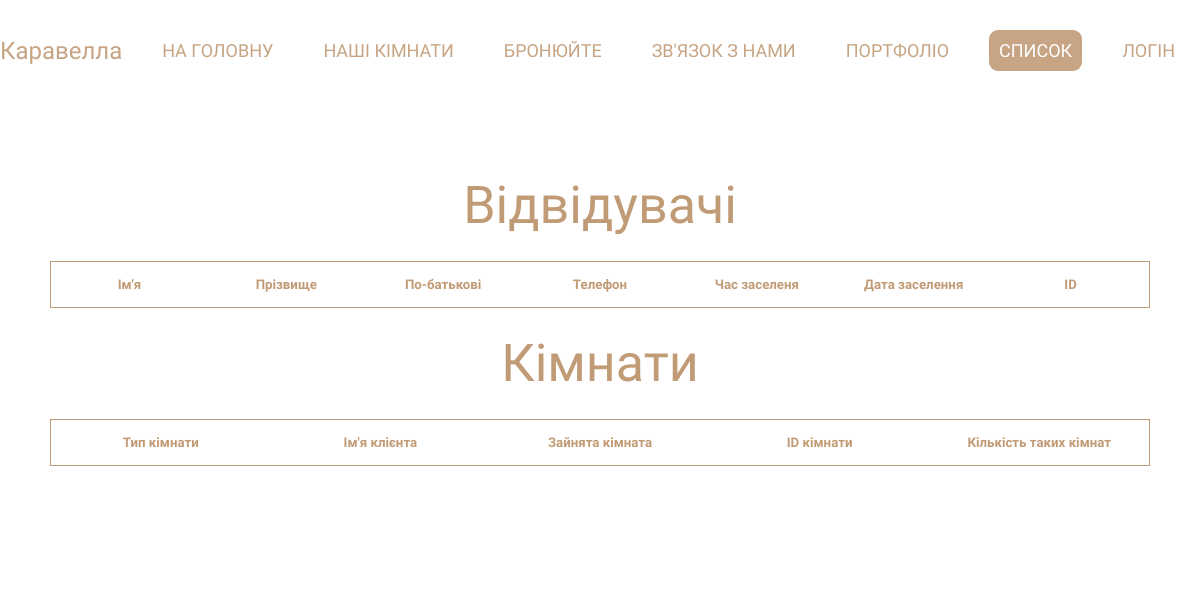
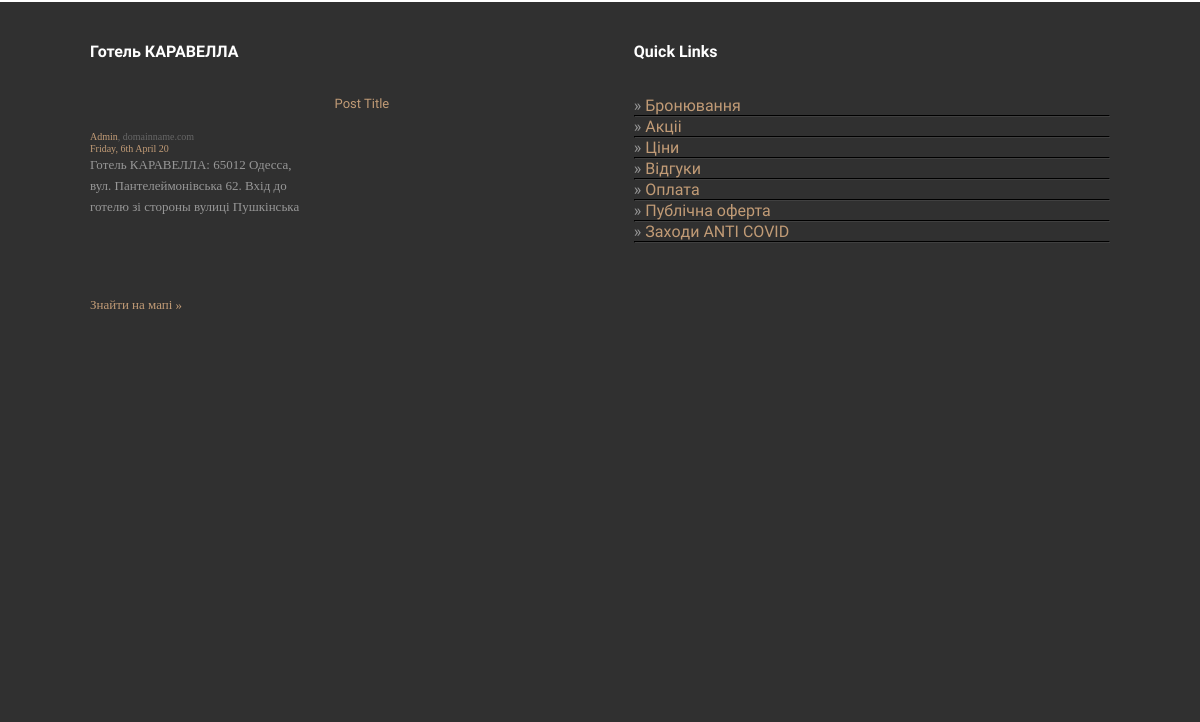
/list, run on an earlier commit of the app's database (2 pictures, top to bottom).
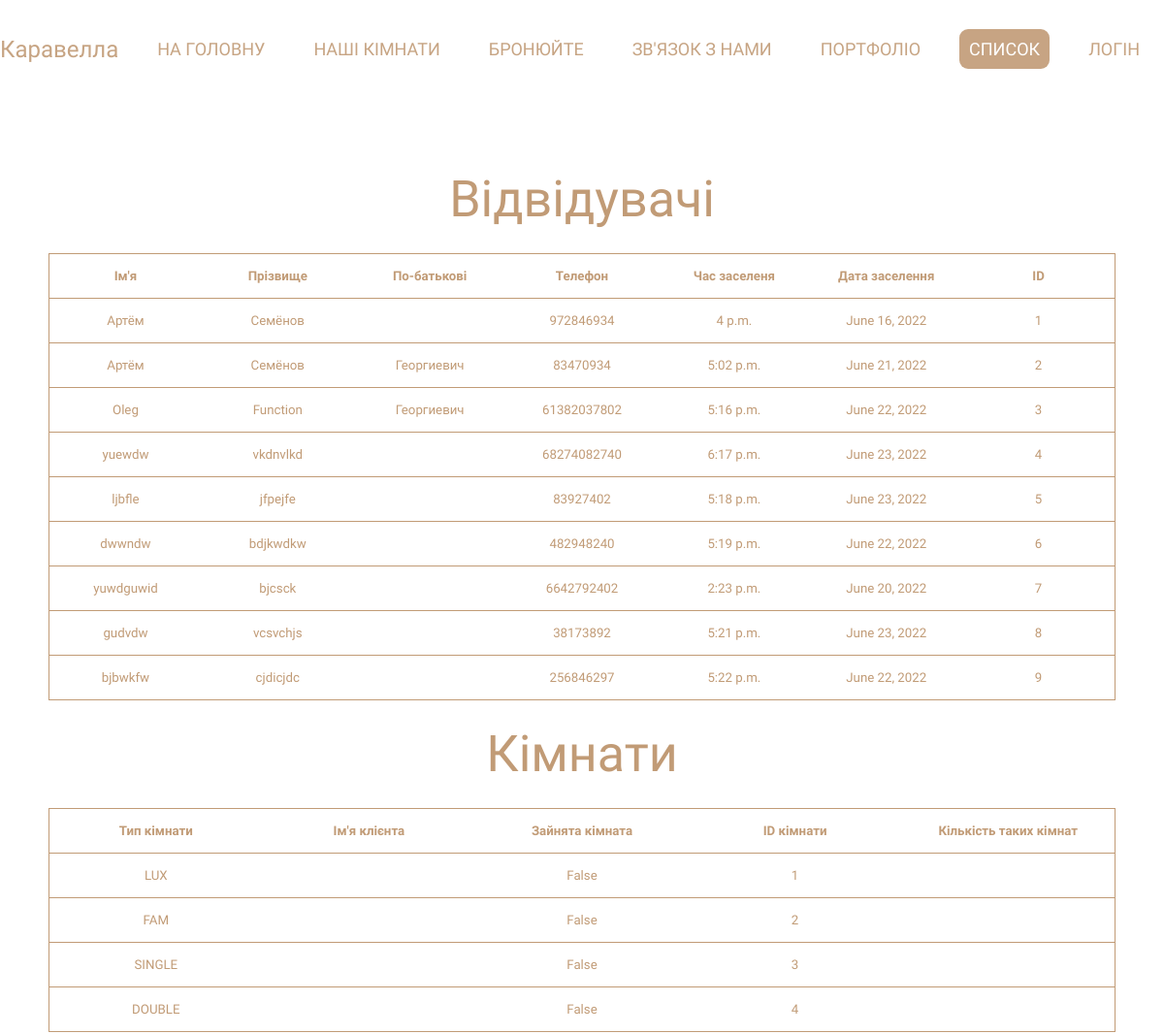
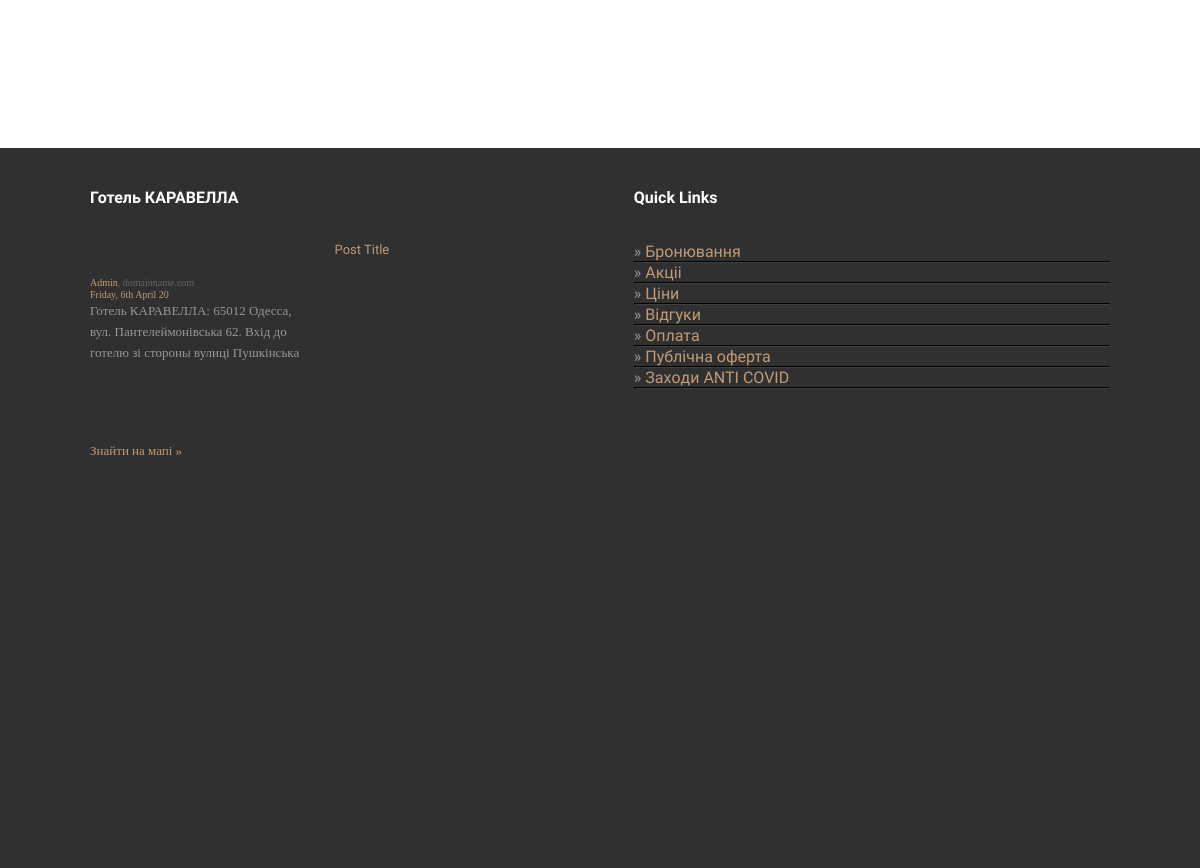
And on a later commit of the database (2 pictures, top to bottom).
### app1/models.py (models this page shows, shortened)
class Customer(models.Model):
    first_name = models.CharField('First Name', max_length=30)
    last_name = models.CharField('Last Name', max_length=30)
    patronymic = models.CharField('Patronymic', max_length=30, blank=True)
    room_type = models.CharField('Room Type', max_length=30, choices=[('LUX', 'Luxury Room'), ('FAM', 'Family Room'),
                                                                      ('SINGLE', 'single Room'),
                                                                      ('DOUBLE', 'Double Room')])
    room_id = models.ManyToManyField(Room, through='Settlement')
    phone_number = models.IntegerField('Phone', default=88005553535)
    time_of_settlement = models.TimeField('Time', default='00:00:00', db_index=True)
    date_of_settlement = models.DateField('Date', default='2022-01-01', db_index=True)
    customer_id = models.IntegerField(primary_key=True)
    class Meta:
        verbose_name_plural = 'Відвідувачі'
        verbose_name = 'Відвідувач'

class Room(models.Model):
    type_of_room = models.CharField('Type', max_length=30, choices=[('LUX', 'Luxury Room'), ('FAM', 'Family Room'),
                                                                    ('SINGLE', 'single Room'),
                                                                    ('DOUBLE', 'Double Room')])
    is_booked = models.BooleanField(default=False)
    room_id = models.IntegerField(primary_key=True)

### app1/views.py (the view)
# urls.py: path('list', views.list, name='list'),
def list(request):
    customers = Customer.objects.all()
    rooms = Room.objects.all()
    return render(request, 'app1/list.html', {'customers': customers, 'rooms': rooms})

### app1/templates/app1/list.html (shortened to what this page needs)
{% extends 'app1/base.html' %}
{% load static %}
{% block active-list %}nav__link--active{% endblock %}
{% block content %}
    <div class="table__wrapper">
        <h2>Відвідувачі</h2>
        <div class="table">
            <div class="table__row">
                <h5 class="table__item table__item--header">Ім'я</h5>
                <h5 class="table__item table__item--header">Прізвище</h5>
                <h5 class="table__item table__item--header">Пo-батькові</h5>
                <h5 class="table__item table__item--header">Телефон</h5>
                <h5 class="table__item table__item--header">Час заселеня</h5>
                <h5 class="table__item table__item--header">Дата заселення</h5>
                <h5 class="table__item table__item--header">ID</h5>
            </div>
            {%  for el in customers %}
                <div class="table__row">
                    <h5 class="table__item">{{ el.first_name }}</h5>
                    <h5 class="table__item">{{ el.last_name }}</h5>
                    <h5 class="table__item">{{ el.patronymic }}</h5>
                    <h5 class="table__item">{{ el.phone_number }}</h5>
                    <h5 class="table__item">{{ el.time_of_settlement }}</h5>
                    <h5 class="table__item">{{ el.date_of_settlement }}</h5>
                    <h5 class="table__item">{{ el.customer_id }}</h5>
                </div>
            {% endfor %}
        </div>
    <h2>Кімнати</h2>
        <div class="table table--2">
            <div class="table__row">
                <h5 class="table__item table__item--header">Тип кімнати</h5>
                <h5 class="table__item table__item--header">Ім'я клієнта</h5>
                <h5 class="table__item table__item--header">Зайнята кімната</h5>
                <h5 class="table__item table__item--header">ID кімнати</h5>
                <h5 class="table__item table__item--header">Кількість таких кімнат</h5>
            </div>
            {%  for el2 in rooms %}
                <div class="table__row">
                    <h5 class="table__item">{{ el2.type_of_room }}</h5>
                    <h5 class="table__item">{{ el2.customer_id }}</h5>
                    <h5 class="table__item">{{ el2.is_booked }}</h5>
                    <h5 class="table__item">{{ el2.room_id }}</h5>
                </div>
            {% endfor %}
        </div>
    </div>
{% endblock %}

### app1/templates/app1/base.html (shortened to what this page needs)
{% load static %}
<!DOCTYPE html>
<html lang="en">
<head>
    <link rel="stylesheet" type="text/css" href="{% static 'styles/styles.css' %}">
    <link rel="stylesheet" type="text/css" href="{% static 'styles/import/login.css' %}">
    <link rel="stylesheet" type="text/css" href="{% static 'styles/import/book.css' %}">
    <link rel="stylesheet" type="text/css" href="{% static 'styles/import/list.css' %}">
</head>
<body>
    <div class="intro">
        <header class="header">
            <div class="container">
                <div class="header__inner">
                    <div class="header__logo">Каравелла</div>
                    <nav class="nav">
                        <div class="nav_item">
                            <a class="nav__link {% block active-main %}{% endblock %}" href="{% url 'main' %}">НА головну</a>
                        </div>
                        <div class="nav_item" style="position: relative; display: inline-block;">
                            <a class="nav__link {% block active-room %} {% endblock %}" href="{% url 'rooms' %}" >Наші Кімнати
                            </a>
                        </div>
                        <div class="nav_item">
                            <a class="nav__link {% block active-booking%} {% endblock %}" href="{% url 'book' %}">Бронюйте
                            </a>
                        </div>
                        <div class="nav_item">
                            <a class="nav__link {% block active-contact %} {% endblock %}" href="{% url 'contacts' "#c19b76" %}">Зв'язок з нами
                            </a>
                        </div>
                        <div class="nav_item">
                            <a class="nav__link {% block active-portf %} {% endblock %}" href="#">Портфоліо
                            </a>
                        </div>
                        <div class="nav_item">
                            <a class="nav__link {% block active-list %} {% endblock %}" href="{% url 'list' %}">Список
                            </a>
                        </div>
                        <div class="nav_item">
                            <a class="nav__link {% block active-login %} {% endblock %}" href="{% url 'login' %}">Логін
                            </a>
                        </div>
                    </nav>
                </div>
            </div>
        </header>
        {% block content %}{% endblock %}
    </div>
    <div class="footer">
        <div class="footer_container">
            <div class="footer_column" id="first_col">
                <h1 class="footer_title">Готель КАРАВЕЛЛА</h1>
                <h2 class="footer_post_title">Post Title</h2>
                <p class="admin_name"><span class="admin_color">Admin</span>, domainname.com</p>
                <p class="date">Friday, 6th April 20</p>
                <p class="footer_text">Готель КАРАВЕЛЛА: 65012 Одесса,
                    вул. Пантелеймонівська 62.
                    Вхід до готелю зі стороны
                    вулиці Пушкінська</p>
                <a href="#" class="read_more">Знайти на мапі »</a>
            </div>
            <div class="footer_column" id="links" >
                <h1 class="footer_title">Quick Links</h1>
                <a href="#" class="footer_ref"><span class="quotes">»</span> Бронювання</a>
                <hr class="footer_line">
                <a href="#" class="footer_ref"><span class="quotes">»</span> Акціі</a>
                <hr class="footer_line">
                <a href="#" class="footer_ref"><span class="quotes">»</span> Ціни</a>
                <hr class="footer_line">
                <a href="#" class="footer_ref"><span class="quotes">»</span> Відгуки</a>
                <hr class="footer_line">
                <a href="#" class="footer_ref"><span class="quotes">»</span> Оплата</a>
                <hr class="footer_line">
                <a href="#" class="footer_ref"><span class="quotes">»</span> Публічна оферта</a>
                <hr class="footer_line">
                <a href="#" class="footer_ref"><span class="quotes">»</span> Захoди ANTI COVID</a>
                <hr class="footer_line">
            </div>
        </div>
    </div>
</body>
</html>

### app1/static/styles/styles.css (style rules this page uses)
body { font-family: 'Gilda Display', serif; color: #ffffff; margin: 0; padding: 0; box-sizing: border-box; }
.nav__link--active { color: #fff; padding: 10px; border-radius: 9px; background: #c19b76; pointer-events: none; }
a { text-decoration: none; }

### app1/static/styles/import/login.css (style rules this page uses)
* { padding: 0; margin: 0; box-sizing: border-box; }

### app1/static/styles/import/list.css (style rules this page uses)
.table__wrapper { padding: 150px 50px; }
.table { margin: 0 auto; display: flex; flex-direction: column; justify-content: space-between; align-items: center; border: 1px solid #c19b76; }
.table--2 .table__row { grid-template-columns: repeat(5, 1fr); }
.table__row { justify-content: center; align-items: center; width: 100%; border-bottom: 1px solid #c19b76; display: grid; grid-template-columns: repeat(7, 1fr); grid-template-rows: 1fr; }
.table__row:last-child { border-bottom: none; }
.table__item { padding: 15px; text-align: center; }
.table__item:last-child { padding: 0; }
h5 { font-family: 'Gilda Display', serif; font-weight: 500; color: #c19b76; }
h2 { font-family: 'Gilda Display', serif; font-weight: 500; color: #c19b76; text-align: center; margin-bottom: 25px; }
.table__item--header { font-weight: 600; }

### app1/static/styles/import/header.css (style rules this page uses)
.header { width: 100%; padding-top: 10px; padding-bottom: 24px; position: fixed; top: 0; left: 0; right: 0; z-index: 1000; background: #fff; opacity: 0.9; }
.container { width: 100%; max-width: 1200px; margin: 0 auto; }
.header__inner { display: flex; justify-content: space-between; align-items: center; }
.header__logo { font-size: 24px; font-weight: 400; color: #c19b76; padding-top: 20px; }
.nav { text-transform: uppercase; font-size: 18px; display: flex; justify-content: space-between; align-items: center; }
.nav_item { padding-top: 20px; }
.nav__link { display: inline-block; vertical-align: top; margin: 0 15px; position: relative; color: #c19b76; text-decoration: none; transition: color .35s linear; transition: background .2s linear; padding: 10px; border-radius: 9px; }

### app1/static/styles/import/intro.css (style rules this page uses)
.intro { height: fit-content; }

### app1/static/styles/import/footer.css (style rules this page uses)
.footer { height: 90vh; background: #303030; margin: 0 auto; }
.footer_container { display: flex; width: 1200px; height: 100%; justify-content: space-between; margin: 0 auto; }
.footer_container { display: flex; width: 85%; height: 100%; justify-content: space-between; margin: 0 auto; }
#first_col { flex-grow: 1; }
.footer_title { font-size: 16px; line-height: 1.2; margin-bottom: 35px; margin-top: 40px; }
.footer_post_title { font-size: 13px; color:#c19b76;; margin-bottom: 20px; }
.admin_name { font-size: 10px; font-family: "Georgia"; line-height: 1.2; text-align: left; color: #666666; z-index: 57; }
.admin_color { color:#c19b76; }
.date { font-size: 10px; font-family: "Georgia"; color: #c19b76; line-height: 1.2; text-align: left; z-index: 56; }
.footer_text { font-size: 13px; font-family: "Georgia"; color: rgb(151, 151, 151); line-height: 1.6; text-align: left; width: 223px; height: 139px; z-index: 55; }
.read_more { font-size: 13px; font-family: "Georgia"; color: #c19b76; line-height: 1.2; text-align: left; z-index: 54; text-decoration: none; transition: color .35s linear; }
#links { flex-grow: 1; }
.footer_ref { text-decoration: none; color: #c19b76; transition: color .35s linear; }
.quotes { color: #979797; }
.footer_line { border-color: #404040; background-color: #404040 }

### app1/static/styles/import/media.css (style rules this page uses)
.footer_container { display: flex; width: 85%; height: 100%; justify-content: space-between; margin: 0 auto; }

### app1/static/styles/import/room.css (style rules this page uses)
h2 { color: #999999; font-weight: 400; margin-top: 25px; font-size: 52px; }

What changed in the data, as far as the page shows it:
added Customer: first_name "Артём", last_name "Семёнов", phone_number "972846934", time_of_settlement "4 p.m.", date_of_settlement "June 16, 2022", customer_id "1"
added Customer: first_name "Артём", last_name "Семёнов", patronymic "Георгиевич", phone_number "83470934", time_of_settlement "5:02 p.m.", date_of_settlement "June 21, 2022", customer_id "2"
added Customer: first_name "Oleg", last_name "Function", patronymic "Георгиевич", phone_number "61382037802", time_of_settlement "5:16 p.m.", date_of_settlement "June 22, 2022", customer_id "3"
added Customer: first_name "yuewdw", last_name "vkdnvlkd", phone_number "68274082740", time_of_settlement "6:17 p.m.", date_of_settlement "June 23, 2022", customer_id "4"
added Customer: first_name "ljbfle", last_name "jfpejfe", phone_number "83927402", time_of_settlement "5:18 p.m.", date_of_settlement "June 23, 2022", customer_id "5"
added Customer: first_name "dwwndw", last_name "bdjkwdkw", phone_number "482948240", time_of_settlement "5:19 p.m.", date_of_settlement "June 22, 2022", customer_id "6"
added Customer: first_name "yuwdguwid", last_name "bjcsck", phone_number "6642792402", time_of_settlement "2:23 p.m.", date_of_settlement "June 20, 2022", customer_id "7"
added Customer: first_name "gudvdw", last_name "vcsvchjs", phone_number "38173892", time_of_settlement "5:21 p.m.", date_of_settlement "June 23, 2022", customer_id "8"
added Customer: first_name "bjbwkfw", last_name "cjdicjdc", phone_number "256846297", time_of_settlement "5:22 p.m.", date_of_settlement "June 22, 2022", customer_id "9"
added Room: type_of_room "LUX", is_booked "False", room_id "1"
added Room: type_of_room "FAM", is_booked "False", room_id "2"
added Room: type_of_room "SINGLE", is_booked "False", room_id "3"
added Room: type_of_room "DOUBLE", is_booked "False", room_id "4"
